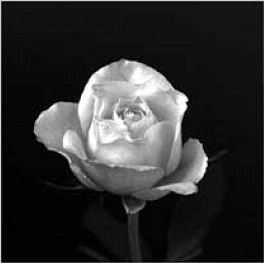
#> input picture vetores_e_matrizes/dados/rose_gray.tif, 264 x 263 px, found by its file name
$ jupyter execute --allow-errors ex7.ipynb   (shell and % lines are left out)
#> lines starting #> are read from the running program, lines starting #| are printed output that depends on the picture
*   Multimídia - Matrizes e Vetores (Exercício 7)

*   Felipe Daniel Dias dos Santos - 11711ECP004

*   Graduação em Engenharia de Computação - Faculdade de Engenharia Elétrica - Universidade Federal de Uberlândia

[cell 1]
#Instalando as bibliotecas SimpleCV, scikit-image e SciPy

[cell 2]
#Abrindo uma imagem com SimpleCV
import SimpleCV
from google.colab import drive

#> (the rest of this cell did not finish here and is left out)

[cell 3]
#Abrindo uma imagem com scikit-image
import os
import skimage.io
import skimage.viewer
import skimage

root_path = '/content/gdrive/My Drive/Colab Notebooks/'

img_2 = skimage.io.imread(fname = root_path + "dados/rose_gray.tif")
#> img_2 is the input picture: shape (263, 264); min 0, max 255, mean 47.7
#> (the rest of this cell did not finish here and is left out)

[cell 4]
#Abrindo uma imagem com SciPy
from scipy import misc
import imageio
import matplotlib.pyplot as plt

root_path = '/content/gdrive/My Drive/Colab Notebooks/'

img_3 = imageio.imread(root_path + 'dados/rose_gray.tif')
plt.imshow(img_3, cmap=plt.cm.gray)
plt.show()

[cell 5]
#Abrindo uma imagem com SciPy e cortando a imagem em 50 pixels de cada lado
from scipy import misc
import imageio
import matplotlib.pyplot as plt
from PIL import Image
from PIL import ImageOps

root_path = '/content/gdrive/My Drive/Colab Notebooks/'

#Abrindo a imagem
img_3 = Image.open(root_path + "dados/rose_gray.tif")

#Estabelecendo corte de 50 pixels de cada lado
borda = (50, 50, 50, 50)

#Cortando a imagem
img_4 = ImageOps.crop(img_3, borda)
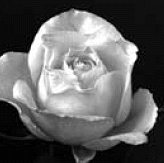
#> img_4: PIL image 164x163 L; min 0, max 255, mean 97.4

#Salvando a imagem resultante em um arquivo "test3.tif"
img_4.save(root_path + 'dados/teste3.tif')

#Abrindo a imagem resultante para visualizar o resultado
img_4 = imageio.imread(root_path + 'dados/teste3.tif')
plt.imshow(img_4, cmap=plt.cm.gray)
plt.show()
